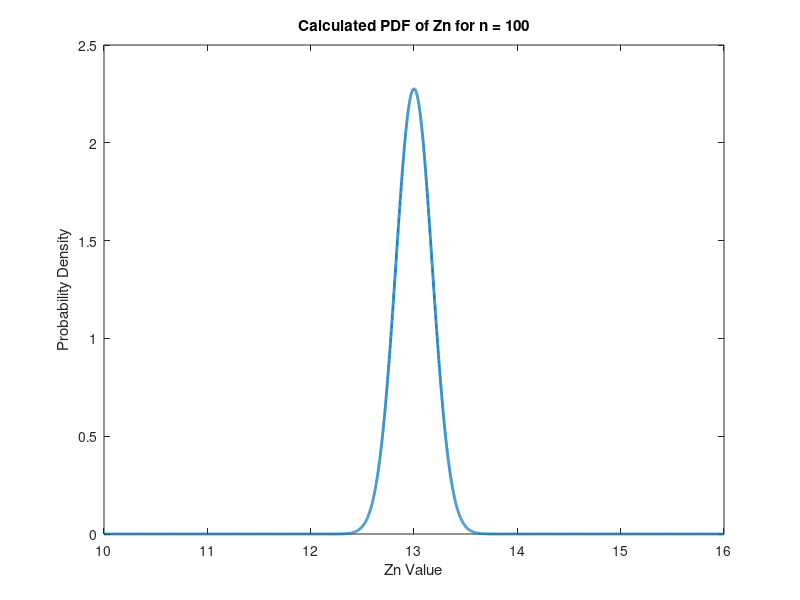

MATLAB code to generate this figure:
n = 100; % change value of n accordingly
t = 100;

Xi = ones(t, 1); 
Xi = Xi / 6; %pdfs of Xi's
Zn = Xi;

if n > 1
    for i=2:n
        Zn = conv(Zn, Xi);
    end
end

xi = linspace(10, 16, length(Zn));
areaUnderGraph = trapz(xi, Zn);
Zn = Zn / areaUnderGraph; % normalize Zn

plot(xi, Zn, 'Linewidth', 2);
title(['Calculated PDF of Zn for n = ', num2str(n)]);
xlabel("Zn Value")
ylabel("Probability Density")